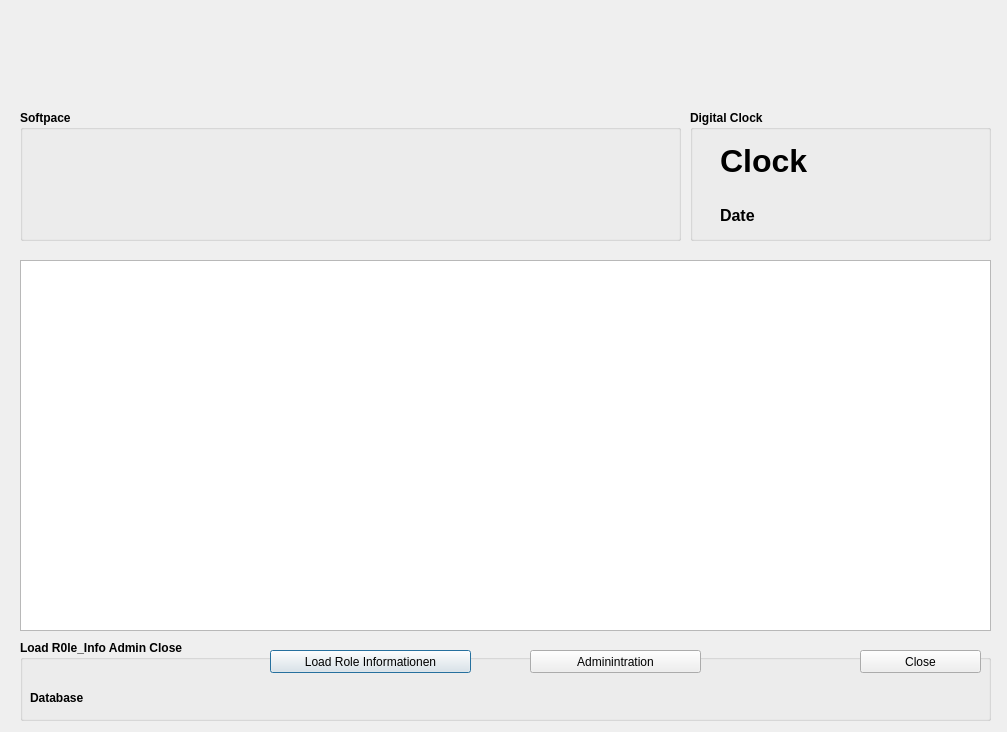
<?xml version="1.0" encoding="UTF-8"?>
<ui version="4.0">
 <class>RoleInfo</class>
 <widget class="QDialog" name="RoleInfo">
  <property name="geometry">
   <rect>
    <x>0</x>
    <y>0</y>
    <width>1007</width>
    <height>732</height>
   </rect>
  </property>
  <property name="windowTitle">
   <string>Dialog</string>
  </property>
  <widget class="QGroupBox" name="groupBox_DigitalClock">
   <property name="geometry">
    <rect>
     <x>690</x>
     <y>110</y>
     <width>301</width>
     <height>131</height>
    </rect>
   </property>
   <property name="font">
    <font>
     <weight>75</weight>
     <bold>true</bold>
    </font>
   </property>
   <property name="title">
    <string>Digital Clock</string>
   </property>
   <widget class="QLabel" name="label_DigitalClock">
    <property name="geometry">
     <rect>
      <x>30</x>
      <y>20</y>
      <width>251</width>
      <height>61</height>
     </rect>
    </property>
    <property name="font">
     <font>
      <pointsize>24</pointsize>
     </font>
    </property>
    <property name="text">
     <string>Clock</string>
    </property>
   </widget>
   <widget class="QLabel" name="label_DateTime">
    <property name="geometry">
     <rect>
      <x>30</x>
      <y>90</y>
      <width>251</width>
      <height>31</height>
     </rect>
    </property>
    <property name="font">
     <font>
      <pointsize>12</pointsize>
     </font>
    </property>
    <property name="text">
     <string>Date</string>
    </property>
   </widget>
  </widget>
  <widget class="QGroupBox" name="groupBoxLoadRoleAdminClose">
   <property name="geometry">
    <rect>
     <x>20</x>
     <y>640</y>
     <width>971</width>
     <height>81</height>
    </rect>
   </property>
   <property name="font">
    <font>
     <weight>75</weight>
     <bold>true</bold>
    </font>
   </property>
   <property name="title">
    <string>Load R0le_Info Admin Close</string>
   </property>
   <widget class="QPushButton" name="pushButton_RoleInfo">
    <property name="geometry">
     <rect>
      <x>250</x>
      <y>10</y>
      <width>201</width>
      <height>23</height>
     </rect>
    </property>
    <property name="font">
     <font>
      <weight>50</weight>
      <bold>false</bold>
     </font>
    </property>
    <property name="text">
     <string>Load Role Informationen</string>
    </property>
   </widget>
   <widget class="QPushButton" name="pushButton_Admin">
    <property name="geometry">
     <rect>
      <x>510</x>
      <y>10</y>
      <width>171</width>
      <height>23</height>
     </rect>
    </property>
    <property name="font">
     <font>
      <weight>50</weight>
      <bold>false</bold>
     </font>
    </property>
    <property name="text">
     <string>Adminintration</string>
    </property>
   </widget>
   <widget class="QPushButton" name="pushButtonClose">
    <property name="geometry">
     <rect>
      <x>840</x>
      <y>10</y>
      <width>121</width>
      <height>23</height>
     </rect>
    </property>
    <property name="font">
     <font>
      <weight>50</weight>
      <bold>false</bold>
     </font>
    </property>
    <property name="text">
     <string>Close</string>
    </property>
   </widget>
   <widget class="QLabel" name="Label_DatabaseConnecction">
    <property name="geometry">
     <rect>
      <x>10</x>
      <y>50</y>
      <width>211</width>
      <height>16</height>
     </rect>
    </property>
    <property name="font">
     <font>
      <weight>75</weight>
      <bold>true</bold>
     </font>
    </property>
    <property name="text">
     <string>Database</string>
    </property>
   </widget>
  </widget>
  <widget class="QGroupBox" name="groupBoxSoftpace">
   <property name="geometry">
    <rect>
     <x>20</x>
     <y>110</y>
     <width>661</width>
     <height>131</height>
    </rect>
   </property>
   <property name="font">
    <font>
     <weight>75</weight>
     <bold>true</bold>
    </font>
   </property>
   <property name="title">
    <string>Softpace</string>
   </property>
   <widget class="QLabel" name="label">
    <property name="geometry">
     <rect>
      <x>10</x>
      <y>20</y>
      <width>331</width>
      <height>101</height>
     </rect>
    </property>
    <property name="text">
     <string/>
    </property>
    <property name="pixmap">
     <pixmap>../../../../Qt/Logo/Logo.jpg</pixmap>
    </property>
   </widget>
   <widget class="QLabel" name="label_4">
    <property name="geometry">
     <rect>
      <x>350</x>
      <y>20</y>
      <width>281</width>
      <height>101</height>
     </rect>
    </property>
    <property name="text">
     <string/>
    </property>
    <property name="pixmap">
     <pixmap>../../../../Qt/Blaise-Passbilder/Blaise-Passbild_klein_sw.jpg</pixmap>
    </property>
   </widget>
  </widget>
  <widget class="QTableView" name="tableViewRoleInfo">
   <property name="geometry">
    <rect>
     <x>20</x>
     <y>260</y>
     <width>971</width>
     <height>371</height>
    </rect>
   </property>
  </widget>
 </widget>
 <resources/>
 <connections/>
</ui>
